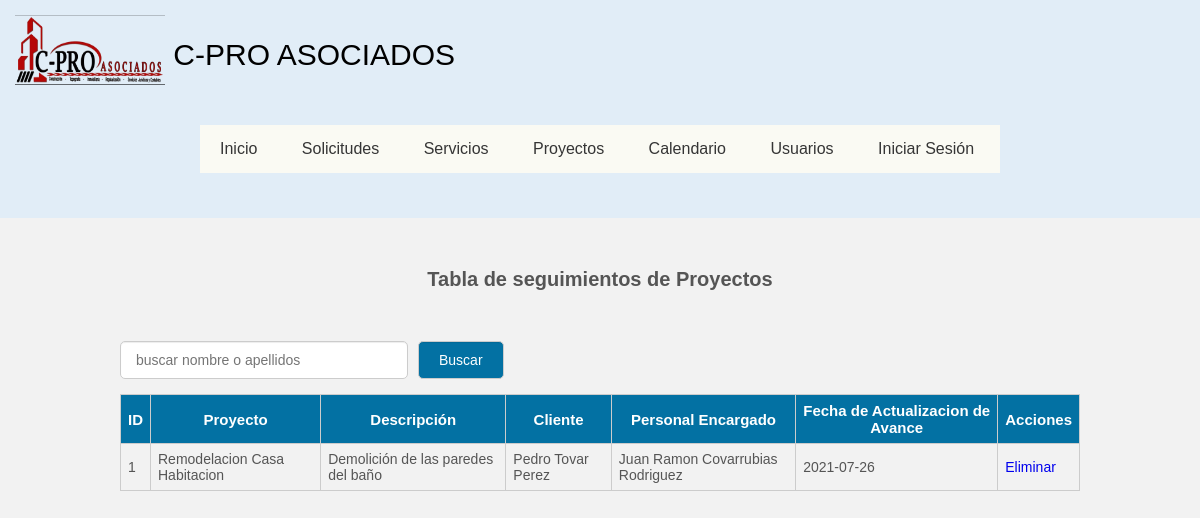
Page /Cliente/seguimientoproyecto.php on the committed database.
### tables this page shows
CREATE TABLE `seguimiento_proyecto` (
  `id_seguimiento` int(11) NOT NULL,
  `id_proyectos` int(11) NOT NULL,
  `descripcion` varchar(255) NOT NULL,
  `idusuarios` int(11) NOT NULL,
  `idpersonal` int(11) NOT NULL,
  `fechactualizacion` date NOT NULL
);

CREATE TABLE `proyectoss` (
  `id_proyectos` int(11) NOT NULL,
  `nombre` varchar(100) NOT NULL,
  `descripcion` varchar(450) NOT NULL,
  `idusuarios` int(11) NOT NULL,
  `idservicio` int(11) NOT NULL,
  `idpersonal` int(11) NOT NULL,
  `fecharegistro` date NOT NULL,
  `estatus` varchar(50) NOT NULL
);

### Cliente/seguimientoproyecto.php (the view, shortened to what this page needs)
<?php
    include_once 'conexion.php';
?>
<!DOCTYPE html>
<html lang="en">
<head>
	<link rel="stylesheet" href="css/estilos.css">
    <link rel="stylesheet" href="css/personalestilos.css">
</head>
<body>
	<header>
		<div class="logo">
				<a href="index.php"><img src="img/logo.png" width="150" alt=""></a>
				<a href="#">C-PRO ASOCIADOS</a>
			</div>
		<nav class="navegacion">
			<ul class="menu">
				<li><a href="index.php">Inicio</a>
				</li>
				<li><a href="#">Solicitudes</a>
				</li>
				<li><a href="servicios.html">Servicios</a></li>
				<li><a href="proyectos.php">Proyectos</a>
				</li>
				<li><a href="#">Calendario</a>
				</li>
				<li><a href="#">Usuarios</a>
				</li>
				<li><a href="login_usuario.php">Iniciar Sesión</a>
				</li>
			</ul>
		</nav>
	</header>
	<div class="contenedor">
		<h2>Tabla de seguimientos de Proyectos</h2>
		<div class="barra__buscador">
			<form action="" class="formulario" method="post">
				<input type="text" name="buscar" placeholder="buscar nombre o apellidos"
				value="<?php if(isset($buscar_text)) echo $buscar_text; ?>" class="input__text">
				<input type="submit" class="btn" name="btn_buscar" value="Buscar">
			</form>
			<table>
				<tr class="head">
					<td>ID</td>
					<td>Proyecto</td>
					<td>Descripción</td>
					<td>Cliente</td>
					<td>Personal Encargado</td>
					<td>Fecha de Actualizacion de Avance</td>
					<td colspan="2">Acciones</td>
				</tr>
				<?php
				$query="SELECT seguimiento.id_seguimiento, seguimiento.descripcion, seguimiento.fechactualizacion,
				proyecto.nombre as nombreproyecto,
				CONCAT(usuario.nombre, ' ', usuario.apellidos) as nombreusuario,
				CONCAT(personal.nombre, ' ',personal.apellidopat, ' ', personal.apellidomat) as nombrepersonal
				FROM seguimiento_proyecto seguimiento
				INNER JOIN proyectoss proyecto ON seguimiento.id_proyectos  = proyecto.id_proyectos
				INNER JOIN usuarios usuario ON seguimiento.idusuarios = usuario.idusuarios
				INNER JOIN personal personal ON seguimiento.idpersonal = personal.idpersonal";
				if( !$consulta=$con->query($query) ){
				}else{
					while($fila=$consulta->fetch(PDO::FETCH_ASSOC))
					{
                      ?>
                      <tr>
                      	<td><?php echo $fila['id_seguimiento'];?></td>
                      	<td><?php echo $fila['nombreproyecto'];?></td>
                      	<td><?php echo $fila['descripcion'];?></td>
                      	<td><?php echo $fila['nombreusuario'];?></td>
                      	<td><?php echo $fila['nombrepersonal'];?></td>
                      	<td><?php echo $fila['fechactualizacion'];?></td>
                      	<td><a href="delete.php?id_seguimiento=<?php echo $fila['id_seguimiento'];?>" class="btn btn_delete">Eliminar</a></td>
                      </tr>
                        <?php
					}
				}
				?>
			</table>
		</div>
	</div>
</body>
</html>

### Cliente/css/estilos.css (style rules this page uses)
* { margin:0; padding: 0; -webkit-box-sizing:border-box; -moz-box-sizing: border-box; box-sizing: border-box; }
body { background:#FDFCF8; }
header { background: #E1EDF7; width: 100%; padding: 15px; display: flex; justify-content: space-between; align-items: center; flex-direction: row; flex-wrap: wrap; }
header .logo { color: #fff; font-size: 30px }
header .logo img { width: 150px; height: 70px; vertical-align: top; }
header .logo a { color: black; text-decoration: none; line-height: 80px; }
.navegacion { width: 800px; margin: 30px auto; background: #FAFAF3; }
.navegacion ul { list-style: none; }
.menu > li { display: inline-block; }
.menu > li > a { display: block; padding: 15px 20px; color: #353535; font-family: sans-serif; text-decoration: none; text-align: center; }

### Cliente/css/personalestilos.css (style rules this page uses)
* { padding: 0; margin: 0px; box-sizing: border-box; }
body { font-family: 'Arial',sans-serif; font-size: 16px; background: #f2f2f2; }
a { text-decoration: none; }
.contenedor { width: 80%; max-width: 1000px; margin: 30px auto; overflow: hidden; }
h2 { display: block; margin-top: 20px; margin-bottom: 20px; text-align: center; font-size: 20px; font-family: 'Arial', sans-serif; font-weight: bold; color: #555; }
.barra__buscador { width: 100%; margin-top: 50px; margin-bottom: 10px; }
.formulario { display: flex; width: 100%; overflow: hidden; }
form .input__text { width: 100%; border: 1px solid #ccc; border-radius: 5px; box-shadow: 0 1px 1px rgba(0, 0, 0, 0.075) inset; color: #848688; display: block; font-size: 14px; margin-bottom: 15px; padding: 10px 15px; max-width: 30%; margin-right: 10px; outline: medium none; }
form .btn { border: 1px solid #ccc; border-radius: 5px; box-shadow: 0 1px 1px rgba(0, 0, 0, 0.075) inset; color: #fff; display: block; font-size: 14px; background: rgb(3, 113, 163); margin-bottom: 15px; padding: 10px 20px; margin-right: 10px; outline: medium none; cursor: pointer; }
table { width: 100%; border-collapse: collapse; }
table .head { background: rgb(3, 113, 163); }
table .head td { color: #fff; font-family: 'Arial',sans-serif; font-weight: bold; font-size: 15px; text-align: center; }
table tr td { border:1px solid #ccc; padding: 7px; font-size: 14px; color: #555; }

### rows in the picture
seguimiento_proyecto: id_seguimiento "1", id_proyectos.nombre "Remodelacion Casa Habitacion", descripcion "Demolición de las paredes del baño", nombreusuario "Pedro Tovar Perez", nombrepersonal "Juan Ramon Covarrubias Rodriguez", fechactualizacion "2021-07-26"
